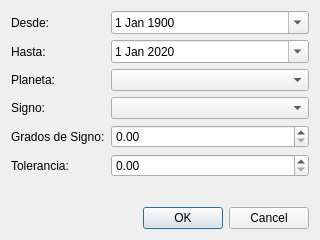
<?xml version="1.0" encoding="UTF-8"?>
<ui version="4.0">
 <class>calcPtosPrimordialesDialog</class>
 <widget class="QDialog" name="calcPtosPrimordialesDialog">
  <property name="geometry">
   <rect>
    <x>0</x>
    <y>0</y>
    <width>320</width>
    <height>240</height>
   </rect>
  </property>
  <property name="windowTitle">
   <string>Dialog</string>
  </property>
  <layout class="QVBoxLayout" name="verticalLayout">
   <item>
    <layout class="QFormLayout" name="formLayout">
     <item row="0" column="0">
      <widget class="QLabel" name="desdeLabel">
       <property name="text">
        <string>Desde: </string>
       </property>
      </widget>
     </item>
     <item row="0" column="1">
      <widget class="QDateEdit" name="desdeDateEdit">
       <property name="date">
        <date>
         <year>1900</year>
         <month>1</month>
         <day>1</day>
        </date>
       </property>
       <property name="calendarPopup">
        <bool>true</bool>
       </property>
      </widget>
     </item>
     <item row="1" column="0">
      <widget class="QLabel" name="hastaLabel">
       <property name="text">
        <string>Hasta: </string>
       </property>
      </widget>
     </item>
     <item row="1" column="1">
      <widget class="QDateEdit" name="hastaDateEdit">
       <property name="date">
        <date>
         <year>2020</year>
         <month>1</month>
         <day>1</day>
        </date>
       </property>
       <property name="calendarPopup">
        <bool>true</bool>
       </property>
      </widget>
     </item>
     <item row="2" column="0">
      <widget class="QLabel" name="planetaLabel">
       <property name="text">
        <string>Planeta:</string>
       </property>
      </widget>
     </item>
     <item row="2" column="1">
      <widget class="QComboBox" name="planetaComboBox"/>
     </item>
     <item row="3" column="0">
      <widget class="QLabel" name="signoLabel">
       <property name="text">
        <string>Signo: </string>
       </property>
      </widget>
     </item>
     <item row="3" column="1">
      <widget class="QComboBox" name="signoComboBox"/>
     </item>
     <item row="4" column="0">
      <widget class="QLabel" name="gradosDeSignoLabel">
       <property name="text">
        <string>Grados de Signo:</string>
       </property>
      </widget>
     </item>
     <item row="4" column="1">
      <widget class="QDoubleSpinBox" name="gradosDeSignoDoubleSpinBox"/>
     </item>
     <item row="5" column="0">
      <widget class="QLabel" name="toleranciaLabel">
       <property name="text">
        <string>Tolerancia: </string>
       </property>
      </widget>
     </item>
     <item row="5" column="1">
      <widget class="QDoubleSpinBox" name="toleranciaDoubleSpinBox"/>
     </item>
    </layout>
   </item>
   <item>
    <widget class="QDialogButtonBox" name="buttonBox">
     <property name="orientation">
      <enum>Qt::Horizontal</enum>
     </property>
     <property name="standardButtons">
      <set>QDialogButtonBox::Cancel|QDialogButtonBox::Ok</set>
     </property>
    </widget>
   </item>
  </layout>
 </widget>
 <resources/>
 <connections>
  <connection>
   <sender>buttonBox</sender>
   <signal>accepted()</signal>
   <receiver>calcPtosPrimordialesDialog</receiver>
   <slot>accept()</slot>
   <hints>
    <hint type="sourcelabel">
     <x>247</x>
     <y>230</y>
    </hint>
    <hint type="destinationlabel">
     <x>157</x>
     <y>274</y>
    </hint>
   </hints>
  </connection>
  <connection>
   <sender>buttonBox</sender>
   <signal>rejected()</signal>
   <receiver>calcPtosPrimordialesDialog</receiver>
   <slot>reject()</slot>
   <hints>
    <hint type="sourcelabel">
     <x>310</x>
     <y>230</y>
    </hint>
    <hint type="destinationlabel">
     <x>286</x>
     <y>274</y>
    </hint>
   </hints>
  </connection>
 </connections>
</ui>
